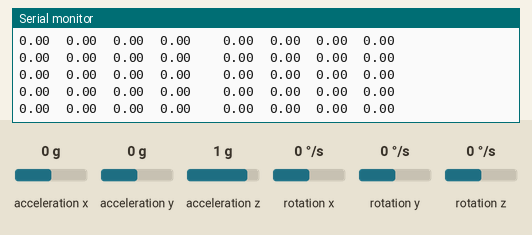
Simulated run of this sketch. Board: Arduino Nano 33 BLE. Shown: the last lines printed to the serial monitor. The test bench sets the inputs (shaded band); at power-on: acceleration z 1 g, acceleration x 0 g, rotation y 0 °/s, acceleration y 0 g, rotation x 0 °/s, rotation z 0 °/s.

Above: at 1.2 s.
1.3 s: acceleration z set to 0 g
At 2.3 s:
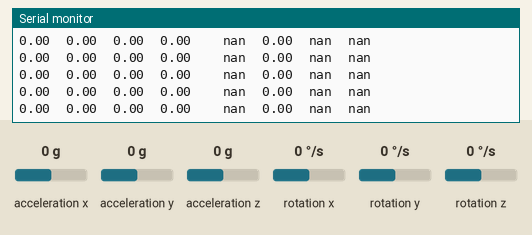
3.2 s: acceleration x set to -1.4 g
At 4.0 s:
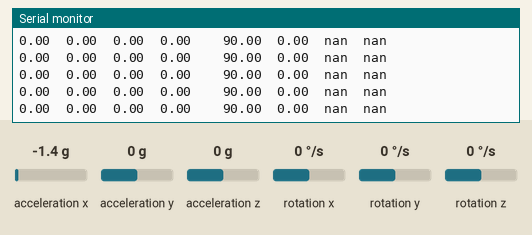
5.1 s: rotation y set to -192 °/s
At 6.0 s:
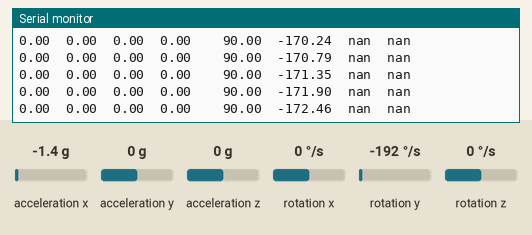
Timing chart, 0 to 7.2 s (numbered marks = the images above; inputs shaded):
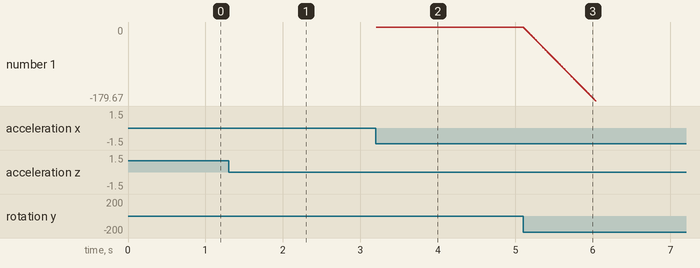

The sketch:

tilt_w_kalman.ino
```cpp
#include <Wire.h>
#include "Kalman.h" // Source: https://github.com/TKJElectronics/KalmanFilter
#include <Arduino_LSM9DS1.h>

#define RESTRICT_PITCH // Comment out to restrict roll to ±90deg instead - please read: http://www.freescale.com/files/sensors/doc/app_note/AN3461.pdf

Kalman kalmanX; // Create the Kalman instances
Kalman kalmanY;

/* IMU Data */
float accX, accY, accZ;
float gyroX, gyroY, gyroZ;

float gyroXangle, gyroYangle; // Angle calculate using the gyro only
float compAngleX, compAngleY; // Calculated angle using a complementary filter
float kalAngleX, kalAngleY; // Calculated angle using a Kalman filter

uint32_t timer;


void setup() {
  // put your setup code here, to run once:
 // Initialize
  Wire.begin();
  Serial.begin(9600);


}

void loop() {
  // put your main code here, to run repeatedly:


   // Get the acceleration
    while(!IMU.accelerationAvailable()) {}
    IMU.readAcceleration(accX, accY, accZ);
   // Get the gyroscope
    while(!IMU.gyroscopeAvailable()) {}
    IMU.readGyroscope(gyroX, gyroY, gyroZ);

float dt = (float)(micros() - timer) / 1000000; // Calculate delta time
  timer = micros();

  // Source: http://www.freescale.com/files/sensors/doc/app_note/AN3461.pdf eq. 25 and eq. 26
  // atan2 outputs the value of -π to π (radians) - see http://en.wikipedia.org/wiki/Atan2
  // It is then converted from radians to degrees
#ifdef RESTRICT_PITCH // Eq. 25 and 26
  float roll  = atan2(accY, accZ) * RAD_TO_DEG;
  float pitch = atan(-accX / sqrt(accY * accY + accZ * accZ)) * RAD_TO_DEG;
#else // Eq. 28 and 29
  float roll  = atan(accY / sqrt(accX * accX + accZ * accZ)) * RAD_TO_DEG;
  float pitch = atan2(-accX, accZ) * RAD_TO_DEG;
#endif

//  float gyroXrate = gyroX / 131.0; // Convert to deg/s
//  float gyroYrate = gyroY / 131.0; // Convert to deg/s

    float gyroXrate = gyroX; // already in deg/s
    float gyroYrate = gyroY; // already in deg/s


#ifdef RESTRICT_PITCH
  // This fixes the transition problem when the accelerometer angle jumps between -180 and 180 degrees
  if ((roll < -90 && kalAngleX > 90) || (roll > 90 && kalAngleX < -90)) {
    kalmanX.setAngle(roll);
    compAngleX = roll;
    kalAngleX = roll;
    gyroXangle = roll;
  } else
    kalAngleX = kalmanX.getAngle(roll, gyroXrate, dt); // Calculate the angle using a Kalman filter

  if (abs(kalAngleX) > 90)
    gyroYrate = -gyroYrate; // Invert rate, so it fits the restriced accelerometer reading
  kalAngleY = kalmanY.getAngle(pitch, gyroYrate, dt);
#else
  // This fixes the transition problem when the accelerometer angle jumps between -180 and 180 degrees
  if ((pitch < -90 && kalAngleY > 90) || (pitch > 90 && kalAngleY < -90)) {
    kalmanY.setAngle(pitch);
    compAngleY = pitch;
    kalAngleY = pitch;
    gyroYangle = pitch;
  } else
    kalAngleY = kalmanY.getAngle(pitch, gyroYrate, dt); // Calculate the angle using a Kalman filter

  if (abs(kalAngleY) > 90)
    gyroXrate = -gyroXrate; // Invert rate, so it fits the restriced accelerometer reading
  kalAngleX = kalmanX.getAngle(roll, gyroXrate, dt); // Calculate the angle using a Kalman filter
#endif

  gyroXangle += gyroXrate * dt; // Calculate gyro angle without any filter
  gyroYangle += gyroYrate * dt;
  //gyroXangle += kalmanX.getRate() * dt; // Calculate gyro angle using the unbiased rate
  //gyroYangle += kalmanY.getRate() * dt;

  compAngleX = 0.93 * (compAngleX + gyroXrate * dt) + 0.07 * roll; // Calculate the angle using a Complimentary filter
  compAngleY = 0.93 * (compAngleY + gyroYrate * dt) + 0.07 * pitch;

  // Reset the gyro angle when it has drifted too much
  if (gyroXangle < -180 || gyroXangle > 180)
    gyroXangle = kalAngleX;
  if (gyroYangle < -180 || gyroYangle > 180)
    gyroYangle = kalAngleY;


//Print roll and yaw
    Serial.print(roll); Serial.print("\t");
    Serial.print(gyroXangle); Serial.print("\t");
    Serial.print(compAngleX); Serial.print("\t");
    Serial.print(kalAngleX); Serial.print("\t");

    Serial.print("\t");

    Serial.print(pitch); Serial.print("\t");
    Serial.print(gyroYangle); Serial.print("\t");
    Serial.print(compAngleY); Serial.print("\t");
    Serial.println(kalAngleY);


//Print raw data
//    Serial.print(accX); Serial.print("\t"); // Converted into g's
//    Serial.print(accY); Serial.print("\t");
//    Serial.print(accZ); Serial.print("\t");
//
//    Serial.print(gyroX); Serial.print("\t");
//    Serial.print(gyroY); Serial.print("\t");
//    Serial.println(gyroZ);


}
```

Kalman.h
```cpp
// (licence header left out)
#ifndef _Kalman_h
#define _Kalman_h

class Kalman {
public:
    Kalman() {
        /* We will set the variables like so, these can also be tuned by the user */
        Q_angle = 0.001;
        Q_bias = 0.003;
        R_measure = 0.03;

        angle = 0; // Reset the angle
        bias = 0; // Reset bias

        P[0][0] = 0; // Since we assume that the bias is 0 and we know the starting angle (use setAngle), the error covariance matrix is set like so - see: http://en.wikipedia.org/wiki/Kalman_filter#Example_application.2C_technical
        P[0][1] = 0;
        P[1][0] = 0;
        P[1][1] = 0;
    };
    // The angle should be in degrees and the rate should be in degrees per second and the delta time in seconds
    double getAngle(double newAngle, double newRate, double dt) {
        // KasBot V2  -  Kalman filter module - http://www.x-firm.com/?page_id=145
        // Modified by Kristian Lauszus
        // See my blog post for more information: http://blog.tkjelectronics.dk/2012/09/a-practical-approach-to-kalman-filter-and-how-to-implement-it

        // Discrete Kalman filter time update equations - Time Update ("Predict")
        // Update xhat - Project the state ahead
        /* Step 1 */
        rate = newRate - bias;
        angle += dt * rate;

        // Update estimation error covariance - Project the error covariance ahead
        /* Step 2 */
        P[0][0] += dt * (dt*P[1][1] - P[0][1] - P[1][0] + Q_angle);
        P[0][1] -= dt * P[1][1];
        P[1][0] -= dt * P[1][1];
        P[1][1] += Q_bias * dt;

        // Discrete Kalman filter measurement update equations - Measurement Update ("Correct")
        // Calculate Kalman gain - Compute the Kalman gain
        /* Step 4 */
        S = P[0][0] + R_measure;
        /* Step 5 */
        K[0] = P[0][0] / S;
        K[1] = P[1][0] / S;

        // Calculate angle and bias - Update estimate with measurement zk (newAngle)
        /* Step 3 */
        y = newAngle - angle;
        /* Step 6 */
        angle += K[0] * y;
        bias += K[1] * y;

        // Calculate estimation error covariance - Update the error covariance
        /* Step 7 */
        P[0][0] -= K[0] * P[0][0];
        P[0][1] -= K[0] * P[0][1];
        P[1][0] -= K[1] * P[0][0];
        P[1][1] -= K[1] * P[0][1];

        return angle;
    };
    void setAngle(double newAngle) { angle = newAngle; }; // Used to set angle, this should be set as the starting angle
    double getRate() { return rate; }; // Return the unbiased rate

    /* These are used to tune the Kalman filter */
    void setQangle(double newQ_angle) { Q_angle = newQ_angle; };
    void setQbias(double newQ_bias) { Q_bias = newQ_bias; };
    void setRmeasure(double newR_measure) { R_measure = newR_measure; };

    double getQangle() { return Q_angle; };
    double getQbias() { return Q_bias; };
    double getRmeasure() { return R_measure; };

private:
    /* Kalman filter variables */
    double Q_angle; // Process noise variance for the accelerometer
    double Q_bias; // Process noise variance for the gyro bias
    double R_measure; // Measurement noise variance - this is actually the variance of the measurement noise

    double angle; // The angle calculated by the Kalman filter - part of the 2x1 state vector
    double bias; // The gyro bias calculated by the Kalman filter - part of the 2x1 state vector
    double rate; // Unbiased rate calculated from the rate and the calculated bias - you have to call getAngle to update the rate

    double P[2][2]; // Error covariance matrix - This is a 2x2 matrix
    double K[2]; // Kalman gain - This is a 2x1 vector
    double y; // Angle difference
    double S; // Estimate error
};

#endif
```

Measured:
- after the input at 1.3 s, the serial monitor: prints a new line at once (image 1)
- after the input at 3.2 s, the serial monitor: prints a new line at once (image 2)
- after the input at 5.1 s, the serial monitor: prints a new line at once (image 3)
- plotted number 1: 0 → -179.67 after the input at 5.1 s
